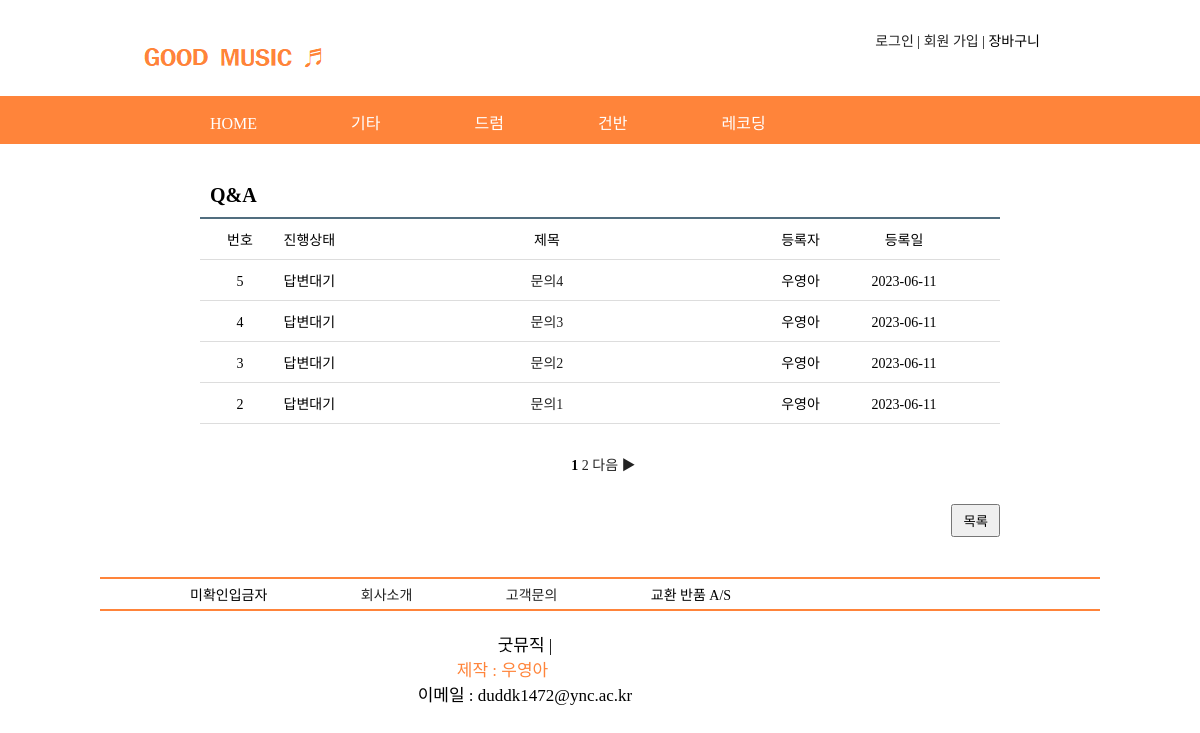
Screenshot of /my_qna_list.php with the database file from the repository.
### tables this page shows
CREATE TABLE `qna` (
  `num` int(11) NOT NULL COMMENT '게시판 번호',
  `id` varchar(13) NOT NULL,
  `name` varchar(30) NOT NULL,
  `subject` varchar(50) NOT NULL,
  `content` varchar(255) NOT NULL,
  `regist_day` date NOT NULL,
  `reception_day` date NOT NULL,
  `state` varchar(11) NOT NULL DEFAULT '답변대기'
);

### my_qna_list.php (the view, shortened to what this page needs)
<!DOCTYPE html>
<html>
<head>
    <link rel="stylesheet" type="text/css" href="./css/common.css">
    <link rel="stylesheet" type="text/css" href="./css/board.css">
</head>
<body>
    <header>
        <?php include "header.php"; ?>
    </header>
    <section>
        <div id="board_box">
            <h3>
                Q&A
            </h3>
            <ul id="board_list">
                <li>
                    <span class="col1">번호</span>
                    <span class="col2">진행상태</span>
                    <span class="col3">제목</span>
                    <span class="col4">등록자</span>
                    <span class="col5">등록일</span>
                </li>
                <?php
                if (isset($_GET["page"]))
                    $page = $_GET["page"];
                else
                    $page = 1;
                $con = mysqli_connect("localhost", "user1", "12345", "project");
                $sql = "select * from qna order by num desc";
                $result = mysqli_query($con, $sql);
                $total_record = mysqli_num_rows($result);
                $scale = 4;
                if ($total_record % $scale == 0)
                    $total_page = floor($total_record / $scale);
                else
                    $total_page = floor($total_record / $scale) + 1;
                $start = ($page - 1) * $scale;
                $number = $total_record - $start;
                for ($i = $start; $i < $start + $scale && $i < $total_record; $i++)
                {
                    mysqli_data_seek($result, $i);
                    $row = mysqli_fetch_array($result);
                    $num = $row["num"];
                    $name = $row["name"];
                    $subject = $row["subject"];
                    $regist_day = $row["regist_day"];
                    $state = $row["state"];
                    ?>
                    <li>
                        <span class="col1">
                            <?= $number ?>
                        </span>
                        <span class="col2">
                            <?= $state ?>
                        </span>
                        <span class="col3"><a href="my_qna_view.php?num=<?= $num ?>&page=<?= $page ?>"><?= $subject ?></a>
                        </span>
                        <span class="col4">
                            <?= $name ?>
                        </span>
                        <span class="col5">
                            <?= $regist_day ?>
                        </span>
                    </li>
                    <?php
                    $number--;
                }
                ?>
            </ul>
            <ul id="page_num">
                <?php
                if ($total_page >= 2 && $page >= 2) {
                    $new_page = $page - 1;
                    echo "<li><a href='my_qna_list.php?page=$new_page'>◀ 이전</a> </li>";
                } else
                    echo "<li>&nbsp;</li>";
                for ($i = 1; $i <= $total_page; $i++) {
                    if ($page == $i)
                    {
                        echo "<li><b> $i </b></li>";
                    } else {
                        echo "<li><a href='my_qna_list.php?page=$i'> $i </a><li>";
                    }
                }
                if ($total_page >= 2 && $page != $total_page) {
                    $new_page = $page + 1;
                    echo "<li> <a href='my_qna_list.php?page=$new_page'>다음 ▶</a> </li>";
                } else
                    echo "<li>&nbsp;</li>";
                ?>
            </ul>
            <ul class="buttons">
                <li><button onclick="location.href='my_qna_list.php'">목록</button></li>
            </ul>
        </div>
    </section>
    <footer>
        <?php include "footer.php"; ?>
    </footer>
</body>
</html>

### css/common.css (style rules this page uses)
* { padding: 0; margin: 0; }
body { font-family: "돋움"; font-size: 14px; }
ul { list-style-type: none; }
a { display: inline-block; text-decoration: none; }
a:link { text-decoration: none; color: #222222; }
footer { height: 100px; font-family: Georgia; }

### css/board.css (style rules this page uses)
#board_box { position: relative; width: 800px; margin: 0 auto; }
#board_box h3 { margin-top: 30px; padding: 10px; border-bottom: solid 2px #516e7f; font-size: 20px; }
#board_box .buttons { text-align: right; margin: 20px 0 40px 0; }
#board_box .buttons li { display: inline; }
#board_box .buttons button { padding: 5px 10px; cursor: pointer; }
#board_list li { padding: 10px 0; border-bottom: solid 1px #dddddd; }
#board_list span { display: inline-block; text-align: center; }
#board_list .col1 { width: 80px; }
#board_list .col2 { width: 60px; text-align: left; }
#board_list .col3 { width: 400px; }
#board_list .col4 { width: 100px; }
#board_list .col5 { width: 100px; }
#page_num { text-align: center; margin: 30px 0; }
#page_num li { display: inline; }
#board_box { width: 800px; margin: 0 auto; }

### rows the page displays
qna: state "답변대기", subject "문의4", name "우영아", regist_day "2023-06-11"
qna: state "답변대기", subject "문의3", name "우영아", regist_day "2023-06-11"
qna: state "답변대기", subject "문의2", name "우영아", regist_day "2023-06-11"
qna: state "답변대기", subject "문의1", name "우영아", regist_day "2023-06-11"
